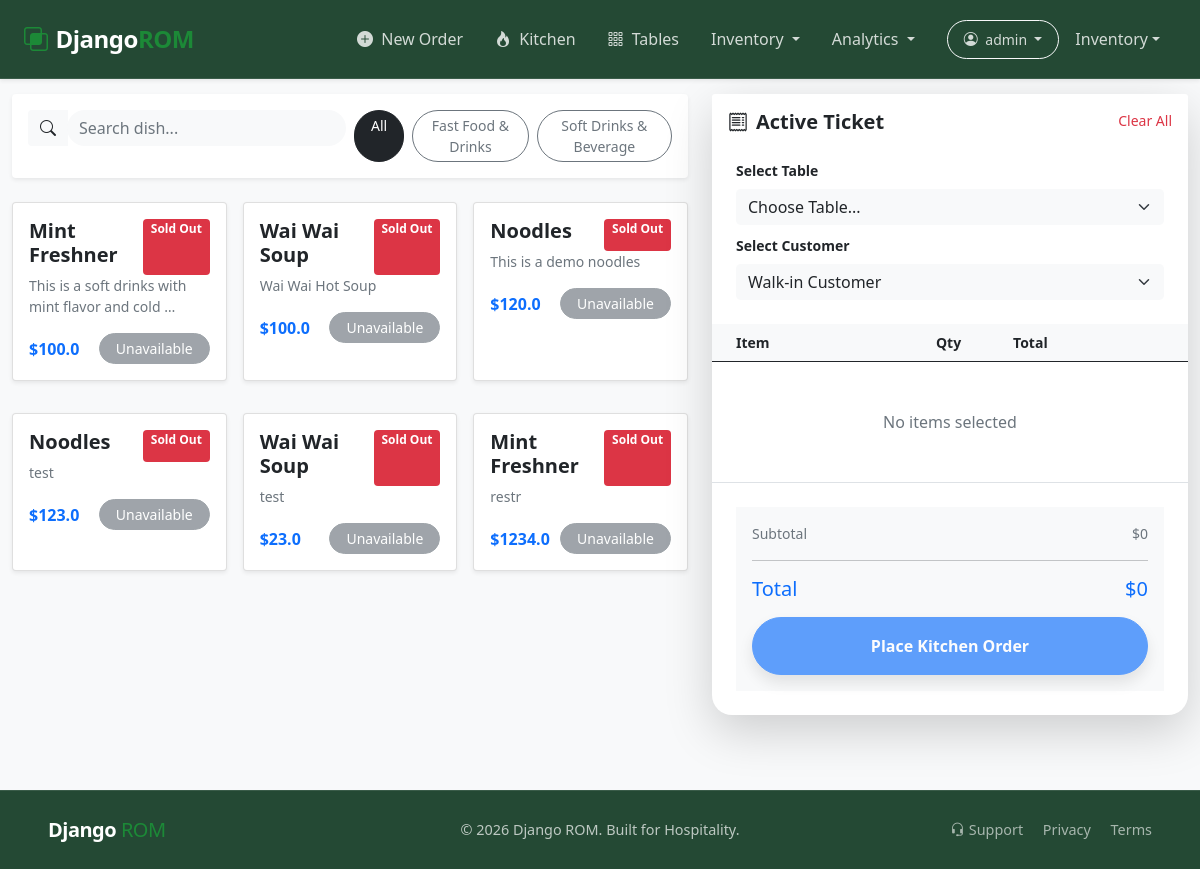
The app's page /orders/order/ (signed in), older data.
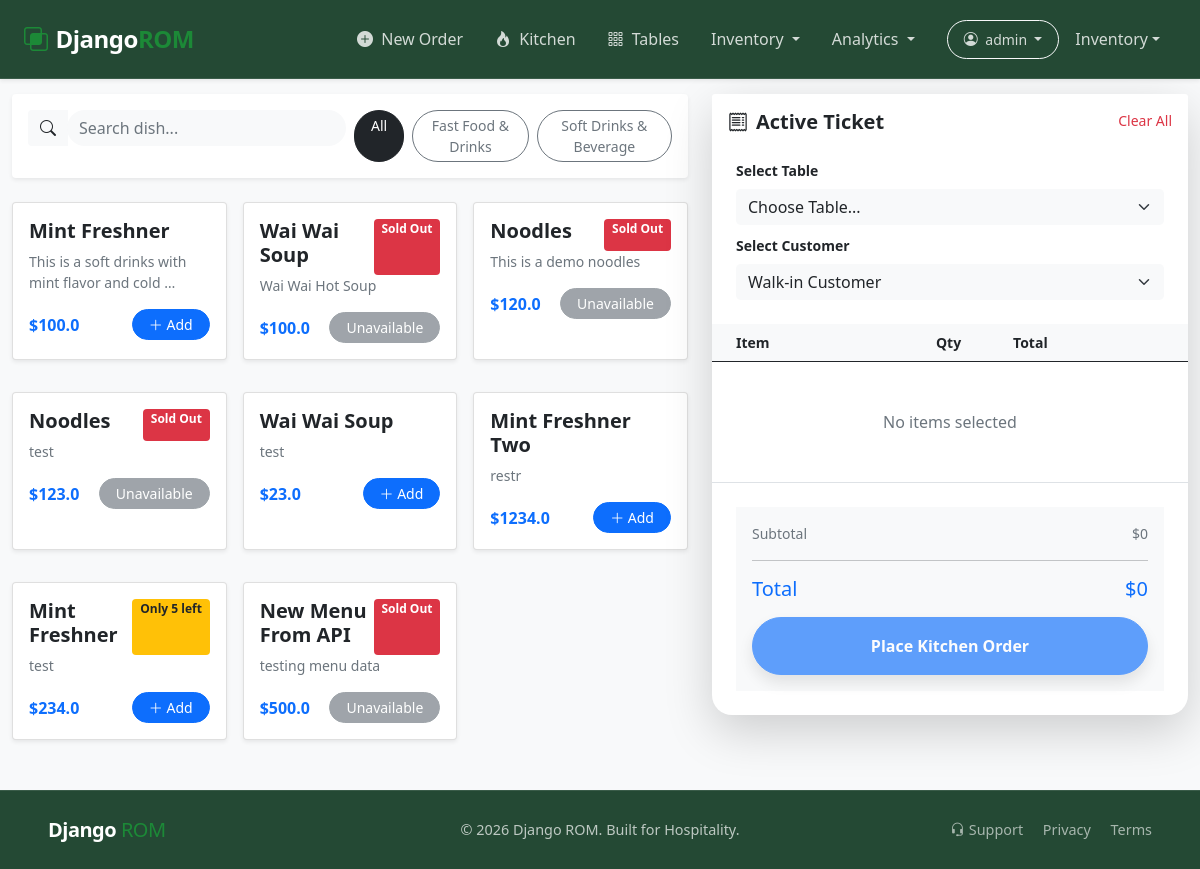
The same page, newer data.
### app_restaurant/models.py (models this page shows, shortened)
class Category(models.Model):
    category_name = models.CharField(max_length=100,
                                     null=False, blank=False)
    category_status = models.BooleanField(default=True)
    created_at = models.DateTimeField(default=timezone.now())

class Menu(models.Model):
    menu_title = models.CharField(max_length=200, null=False, blank=False)
    menu_price = models.FloatField(null=False, blank=False)
    menu_category = models.ForeignKey(Category,
                                      max_length=100,
                                        null=False,
                                        blank=False,
                                        on_delete=models.CASCADE)
    menu_description = models.TextField(null=True, blank=True)
    menu_image = models.ImageField(upload_to='menu_images/',
                                   null=True, blank=True)
    menu_status = models.BooleanField(default=True)
    stock_quantity = models.IntegerField(default=0)
    is_available = models.BooleanField(default=True)
    created_at = models.DateTimeField(default=timezone.now())

### app_orders/views.py (the view, shortened to what this page needs)
# urls.py: path('order/', views.order_management, name='order_management'),
@login_required(login_url='login')
def order_management(request):
    categories = Category.objects.all()
    query = request.GET.get('search')
    category_filter = request.GET.get('category')
    menus = Menu.objects.all()
    if query:
        menus = menus.filter(menu_title__icontains=query)
    if category_filter and category_filter != 'all':
        menus = menus.filter(menu_category__category_name=category_filter)
    cart = request.session.get('order_cart', {})
    order_items = []
    order_total = 0
    context = {
        'menus': menus,
        'categories': categories,
        'tables': Table.objects.all(),
        'customers': Customer.objects.all(),
        'order_items': order_items,
        'order_total': order_total,
    }
    return render(request, 'order_management.html', context)

### app_orders/templates/order_management.html (shortened to what this page needs)
{% extends 'base.html' %}
{% block content %}
<div class="container-fluid py-4" style="background-color: #f8f9fa; min-height: 90vh;">
    <div class="row">
        <div class="col-lg-7">
            <div class="card border-0 shadow-sm p-3 mb-4">
                <form method="GET" action="" class="row g-2">
                    <div class="col-md-6">
                        <div class="input-group">
                            <span class="input-group-text bg-light border-0"><i class="bi bi-search"></i></span>
                            <input type="text" name="search" class="form-control rounded-pill border-0 bg-light"
                                   placeholder="Search dish..." value="{{ request.GET.search }}">
                        </div>
                    </div>
                    <div class="col-md-6 d-flex gap-2">
                        <a href="?category=all" class="btn btn-sm btn-dark rounded-pill px-3">All</a>
                        {% for cat in categories %}
                        <a href="?category={{ cat.category_name }}" class="btn btn-sm btn-outline-secondary rounded-pill px-3">
                            {{ cat.category_name }}
                        </a>
                        {% endfor %}
                    </div>
                </form>
            </div>
            <div class="row g-3" id="menuGrid">
                {% for item in menus %}
                <div class="col-md-4 mb-3">
                    <div class="card h-100 shadow-sm {% if item.stock_quantity <= 0 %}opacity-50{% endif %}">
                        <div class="card-body">
                            <div class="d-flex justify-content-between">
                                <h5 class="card-title fw-bold">{{ item.menu_title }}</h5>
                                {% if item.stock_quantity <= 0 %}
                                    <span class="badge bg-danger text-white">Sold Out</span>
                                {% elif item.stock_quantity <= 5 %}
                                    <span class="badge bg-warning text-dark">Only {{ item.stock_quantity }} left</span>
                                {% endif %}
                            </div>
                            <p class="text-muted small">{{ item.menu_description|truncatewords:10 }}</p>
                            <div class="d-flex justify-content-between align-items-center">
                                <span class="fw-bold text-primary">${{ item.menu_price }}</span>
                                {% if item.stock_quantity > 0 %}
                                    <a href="{% url 'add_to_order' item.id %}" class="btn btn-sm btn-primary rounded-pill px-3">
                                        <i class="bi bi-plus-lg"></i> Add
                                    </a>
                                {% else %}
                                    <button class="btn btn-sm btn-secondary rounded-pill px-3" disabled>Unavailable</button>
                                {% endif %}
                            </div>
                        </div>
                    </div>
                </div>
                {% endfor %}
            </div>
        </div>
        <div class="col-lg-5">
            <div class="card border-0 shadow-lg sticky-top" style="top: 20px; border-radius: 20px;">
                <div class="card-header bg-white border-0 py-3 d-flex justify-content-between">
                    <h5 class="fw-bold mb-0"><i class="bi bi-receipt me-2"></i>Active Ticket</h5>
                    <a href="{% url 'clear_order' %}" class="text-danger small text-decoration-none">Clear All</a>
                </div>
                <div class="card-body p-0">
                    <form action="{% url 'submit_final_order' %}" method="POST">
                        <div class="px-4 py-2">
                            <div class="mb-2">
                                <label class="form-label small fw-bold">Select Table</label>
                                <select name="table_id" class="form-select border-0 bg-light rounded-3" required>
                                    <option value="">Choose Table...</option>
                                </select>
                            </div>
                            <div class="mb-3">
                                <label class="form-label small fw-bold">Select Customer</label>
                                <select name="customer_id" class="form-select border-0 bg-light rounded-3">
                                    <option value="">Walk-in Customer</option>
                                </select>
                            </div>
                        </div>
                        <div style="max-height: 300px; overflow-y: auto;">
                            <table class="table align-middle mb-0">
                                <thead class="bg-light small">
                                    <tr>
                                        <th class="ps-4">Item</th>
                                        <th class="text-center">Qty</th>
                                        <th>Total</th>
                                        <th></th>
                                    </tr>
                                </thead>
                                <tbody>
                                    {% for item in order_items %}
                                    <tr>
                                        <td class="ps-4">
                                            <span class="d-block fw-bold small">{{ item.menu.menu_title }}</span>
                                            <small class="text-muted">${{ item.menu.menu_price }}</small>
                                        </td>
                                        <td class="text-center">
                                            <div class="d-flex align-items-center justify-content-center gap-2">
                                                <a href="{% url 'reduce_order_item' item.menu.id %}" class="btn btn-sm btn-light py-0">-</a>
                                                <span class="badge bg-secondary rounded-pill">{{ item.quantity }}</span>
                                                <a href="{% url 'add_to_order' item.menu.id %}" class="btn btn-sm btn-light py-0">+</a>
                                            </div>
                                        </td>
                                        <td class="fw-bold small">${{ item.subtotal }}</td>
                                        <td>
                                            <a href="{% url 'remove_from_order' item.menu.id %}" class="text-danger">
                                                <i class="bi bi-x-circle"></i>
                                            </a>
                                        </td>
                                    </tr>
                                    {% empty %}
                                    <tr>
                                        <td colspan="4" class="text-center py-5 text-muted">No items selected</td>
                                    </tr>
                                    {% endfor %}
                                </tbody>
                            </table>
                        </div>
                        <div class="p-4">
                            <div class="bg-light p-3 rounded-4">
                                <div class="d-flex justify-content-between mb-1 small text-muted">
                                    <span>Subtotal</span>
                                    <span>${{ order_total }}</span>
                                </div>
                                <hr>
                                <div class="d-flex justify-content-between mb-3 text-primary fw-bold">
                                    <h5 class="mb-0">Total</h5>
                                    <h5 class="mb-0">${{ order_total }}</h5>
                                </div>
                                <button type="submit" class="btn btn-primary w-100 py-3 rounded-pill fw-bold shadow"
                                        {% if not order_items %}disabled{% endif %}>
                                    Place Kitchen Order
                                </button>
                            </div>
                        </div>
                    </form>
                </div>
            </div>
        </div>
    </div>
</div>
{% endblock %}

### templates/base.html (shortened to what this page needs)
<!doctype html>
<html lang="en">
  <head>
    {% load static %}
    <link href="https://cdn.jsdelivr.net/npm/bootstrap@5.0.2/dist/css/bootstrap.min.css" rel="stylesheet">
    <link rel="stylesheet" href="https://cdn.jsdelivr.net/npm/bootstrap-icons@1.11.3/font/bootstrap-icons.min.css">
    <link rel="stylesheet" href="{% static 'css/root.css' %}">
    <link rel="stylesheet" href="{% static 'css/navbar.css' %}">
    <link rel="stylesheet" href="{% static 'css/footer.css' %}">
  </head>
  <body>
    {% include 'layouts/navbar.html' %}
    {% block content %} {% endblock %}
    {% include 'layouts/footer.html' %}
  </body>
</html>

### templates/layouts/navbar.html (shortened to what this page needs)
<nav class="navbar navbar-expand-lg navbar-dark fixed-top custom-navbar shadow-sm" style="background-color: #1a1d20;">
  <div class="container-fluid px-4">
    <a class="navbar-brand fw-bold d-flex align-items-center" href="{% url 'landing' %}">
      <i class="bi bi-intersect text-primary-accent me-2"></i>
      <span>Django<span class="text-primary-accent">ROM</span></span>
    </a>
    <div class="collapse navbar-collapse" id="navContent">
      <ul class="navbar-nav ms-auto mb-2 mb-lg-0 align-items-center">
        {% if user.is_authenticated %}
          <li class="nav-item">
            <a class="nav-link px-3 fw-semibold text-warning" href="{% url 'order_management' %}">
              <i class="bi bi-plus-circle-fill me-1"></i> New Order
            </a>
          </li>
          <li class="nav-item">
            <a class="nav-link px-3" href="{% url 'kitchen_dashboard' %}">
              <i class="bi bi-fire me-1"></i> Kitchen
            </a>
          </li>
          <li class="nav-item">
            <a class="nav-link px-3" href="{% url 'table_list' %}">
              <i class="bi bi-grid-3x3-gap me-1"></i> Tables
            </a>
          </li>
          <li class="nav-item dropdown">
            <a class="nav-link dropdown-toggle px-3" href="#" id="stockDropdown" role="button" data-bs-toggle="dropdown">
              Inventory
            </a>
          </li>
          <li class="nav-item dropdown">
            <a class="nav-link dropdown-toggle px-3" href="#" id="salesDropdown" role="button" data-bs-toggle="dropdown">
              Analytics
            </a>
          </li>
          <li class="nav-item dropdown ms-lg-3">
            <a class="nav-link dropdown-toggle btn btn-outline-light btn-sm rounded-pill px-3" href="#" id="userDropdown" role="button" data-bs-toggle="dropdown">
              <i class="bi bi-person-circle me-1"></i> {{ user.username }}
            </a>
          </li>
        {% else %}
          <li class="nav-item"><a class="nav-link px-3" href="{% url 'login' %}">Login</a></li>
          <li class="nav-item ms-lg-3">
            <a class="btn btn-primary btn-sm rounded-pill px-4" href="{% url 'register' %}">Start Free Trial</a>
          </li>
        {% endif %}
        <li class="nav-item dropdown">
          <a class="nav-link dropdown-toggle px-3 d-flex align-items-center" href="#" id="stockDropdown" role="button" data-bs-toggle="dropdown">
              Inventory
          </a>
      </li>
      </ul>
    </div>
  </div>
</nav>

### templates/layouts/footer.html
<footer class="footer-full-width">
  <div class="container-fluid px-5">
    <div class="row align-items-center py-4">
      <div class="col-md-4 text-center text-md-start mb-3 mb-md-0">
        <a class="footer-brand text-decoration-none" href="{% url 'landing' %}">
          <span class="fw-bold text-white">Django </span><span class="text-primary-accent">ROM</span>
        </a>
      </div>
      <div class="col-md-4 text-center">
        <p class="mb-0 copyright-text">
          &copy; 2026 Django ROM. Built for Hospitality.
        </p>
      </div>
      <div class="col-md-4 text-center text-md-end">
        <a href="#" class="footer-link me-3"><i class="bi bi-headset me-1"></i>Support</a>
        <a href="#" class="footer-link me-3">Privacy</a>
        <a href="#" class="footer-link">Terms</a>
      </div>
    </div>
  </div>
</footer>

### static/css/root.css (style rules this page uses)
* { margin: 0; padding: 0; box-sizing: border-box; }
:root { --primary-color-light: #91b699; --primary-color-mid: #1c8937; --primary-color-dark: #62e474; --secondary-color-dark: #244934; --secondary-color-light: #D9E2E4; --primary-font: 'Poppins'; --primary-background-color: #f4f4f4; --secondary-background-color: #d3d3d3; }
body { display: flex; flex-direction: column; min-height: 100vh; padding-top: 70px; }
html, body { height: 100%; margin: 0; }
body > *:not(footer):not(nav) { flex: 1 0 auto; }
footer { flex-shrink: 0; }

### static/css/navbar.css (style rules this page uses)
.custom-navbar { padding: 1rem 0; transition: all 0.3s ease; background: var(--secondary-color-dark) !important; backdrop-filter: blur(10px); -webkit-backdrop-filter: blur(10px); border-bottom: 1px solid rgba(255, 255, 255, 0.1); }
.navbar-brand { font-size: 1.5rem; letter-spacing: -0.5px; }
.text-primary-accent { color: var(--primary-color-mid); }
.navbar-nav .nav-link { font-weight: 500; color: rgba(255, 255, 255, 0.8) !important; transition: color 0.2s; }

### static/css/footer.css (style rules this page uses)
.footer-full-width { background: var(--secondary-color-dark) !important; border-top: 1px solid rgba(255, 255, 255, 0.1); color: rgba(255, 255, 255, 0.7); font-size: 0.9rem; }
.footer-brand { font-size: 1.25rem; letter-spacing: -0.5px; }
.footer-link { color: rgba(255, 255, 255, 0.6); text-decoration: none; transition: color 0.2s ease; }
.copyright-text { font-weight: 500; }

Row changes from the older to the newer data that the page shows:
changed Menu "This is a soft drinks with mint flavor and cold …": stock_quantity "Sold Out Unavailable" → "Add"
changed Menu (number 5 of 8 on the later page): stock_quantity "Sold Out Unavailable" → "Add"
changed Menu "restr": menu_title "Mint Freshner" → "Mint Freshner Two"; stock_quantity "Sold Out Unavailable" → "Add"
added Menu: menu_title "Mint Freshner", stock_quantity "5", menu_description "test", menu_price "234.0", shows "Add"
added Menu: menu_title "New Menu From API", stock_quantity "Sold Out", menu_description "testing menu data", menu_price "500.0"
